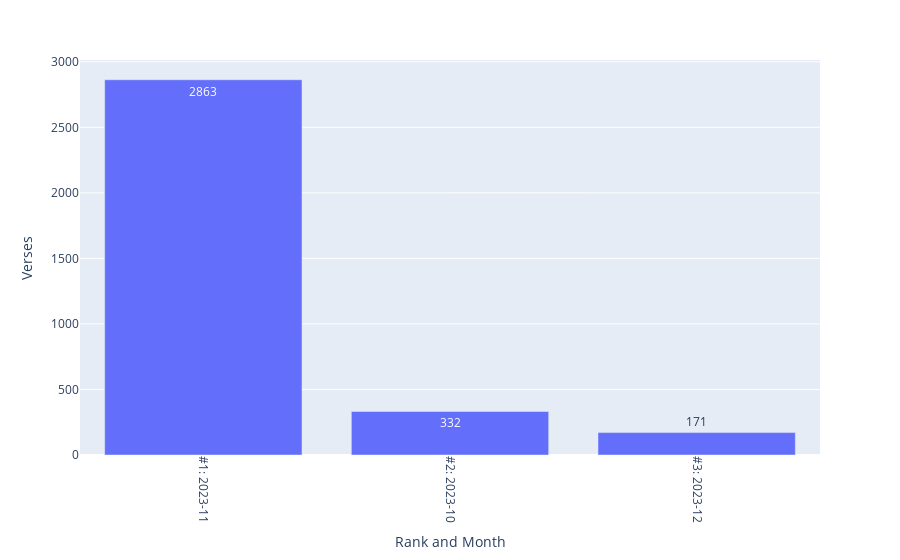

Notebook source saved alongside this figure:
### Code cell
fig_top_months_by_verses = px.bar(df_top_months_by_verses, 
x = 'Rank and Month', y = 'Verses', text = 'Verses')
fig_top_months_by_verses.update_xaxes(tickangle = 90)
fig_top_months_by_verses.write_html('Analyses/top_months_by_verses.html')
fig_top_months_by_verses.write_image(
    'Analyses/top_months_by_verses.png', 
    width = 1920, height = 1080, engine = 'kaleido', scale = 2)
fig_top_months_by_verses

### Figure 1 — Plotly figure (JSON) as saved in the notebook; plotly's stock layout.template omitted (floating-point values rounded to 4 significant figures)
{"data": [{"alignmentgroup": "True", "hovertemplate": "Rank and Month=%{x}<br>Verses=%{text}<extra></extra>", "legendgroup": "", "marker": {"color": "#636efa", "pattern": {"shape": ""}}, "name": "", "offsetgroup": "", "orientation": "v", "showlegend": false, "text": [2863, 332, 171], "textposition": "auto", "type": "bar", "x": ["#1: 2023-11", "#2: 2023-10", "#3: 2023-12"], "xaxis": "x", "y": [2863, 332, 171], "yaxis": "y"}], "layout": {"barmode": "relative", "legend": {"tracegroupgap": 0}, "margin": {"t": 60}, "xaxis": {"anchor": "y", "domain": [0, 1], "tickangle": 90, "title": {"text": "Rank and Month"}}, "yaxis": {"anchor": "x", "domain": [0, 1], "title": {"text": "Verses"}}}}
